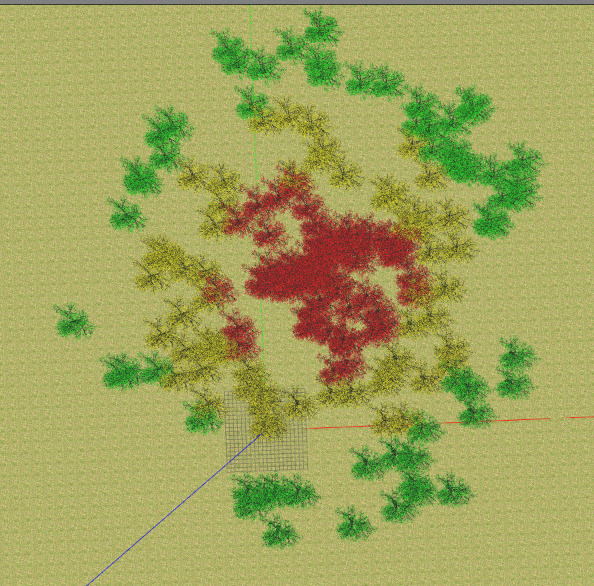
#> input picture python/aux/jupyternb/scene_01.jpeg, 594 x 586 px
$ jupyter execute --allow-errors fire_combat_view.ipynb   (shell and % lines are left out)
#> lines starting #> are read from the running program, lines starting #| are printed output that depends on the picture; after the words box and inside, x2 and y2 are one past the last pixel; in counts of white or black regions, pixels touching at a corner belong together
[cell 1]
import matplotlib.pyplot as plt
import matplotlib.image as mpimg
from mpl_toolkits.mplot3d import Axes3D
import matplotlib.animation as animation
import numpy as np
import pandas as pd
import cv2

[cell 2]
id = 1

#df = pd.read_csv(f'./travel_points_{id}.csv')
#> (the rest of this cell did not finish here and is left out)

[cell 3]
fig = plt.figure(figsize=(8,6))
ax = fig.add_subplot(111, projection='3d')

colors = ['red', 'sandybrown', 'grey', 'gold', 'lawngreen', 'turquoise', 'steelblue', 'darkviolet', 'hotpink']
#> (the rest of this cell did not finish here and is left out)

[cell 4]
def update_scatter(num, data, scatters):
    for i, scatter in enumerate(scatters):
        id = i+1
        scatter._offsets3d = (data[f'uav{id}_x'][num:num+1], data[f'uav{id}_y'][num:num+1], data[f'uav{id}_z'][num:num+1])
    return scatters

fig = plt.figure(figsize=(8,6))
ax = fig.add_subplot(111, projection='3d')

colors = ['red', 'sandybrown', 'grey', 'gold', 'lawngreen', 'turquoise', 'steelblue', 'darkviolet', 'hotpink']
#> (the rest of this cell did not finish here and is left out)

[cell 5]
#BGR -> RGB
def to_rgb(cv_img):
    rgb_img = cv2.cvtColor(cv_img, cv2.COLOR_BGR2RGB)
    return rgb_img

def img_show(img, title = None):

    plt.figure(figsize=(8,6))
    if title is not None:
        plt.title(title)

    plt.imshow(to_rgb(img))

[cell 6]
img_cv = cv2.imread('./scene_01.jpeg')
#> img_cv is the input picture: shape (586, 594, 3); mean B, G, R 91.5, 163.4, 160.6

kernel = np.ones((5,5), dtype = np.float32)

img_blur = cv2.GaussianBlur(img_cv, (3,3), 0)

img_show(img_cv, "Original image")
#img_show(img_blur, "Blur image")

[cell 7]
red_mask = cv2.inRange(img_blur, (0, 0, 80), (255, 80, 255))
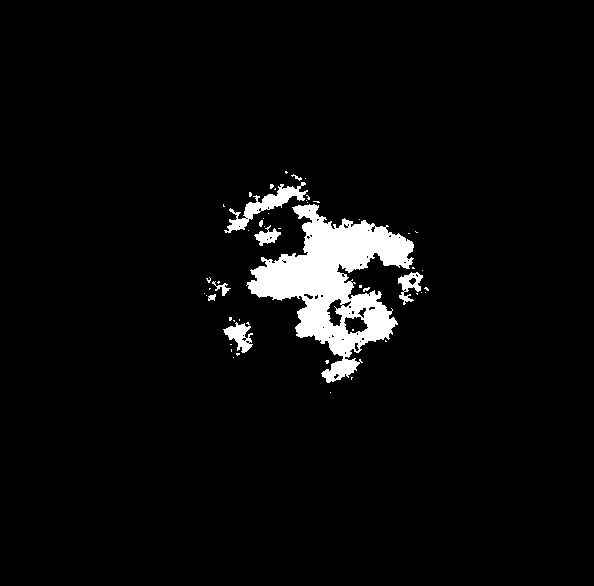
#> red_mask: shape (586, 594); 4.2% white; 53 white regions (43 under 20 px), largest, box (x1, y1, x2, y2) and area: (246, 204, 414, 383) 12136, (224, 182, 308, 233) 1073, (223, 322, 253, 353) 459
result_red = cv2.bitwise_and(img_cv, img_cv, mask=red_mask)
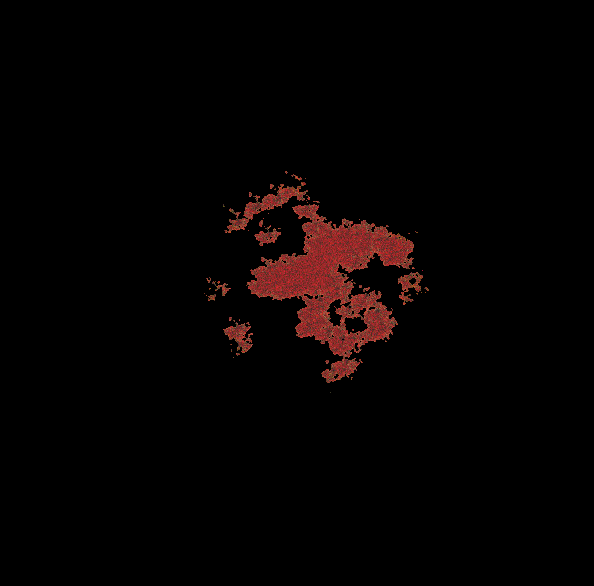
#> result_red: shape (586, 594, 3); mean B, G, R 1.9, 2.2, 6

img_show(result_red, title="Red mask")
img_show(red_mask, title="Threshold")
#> in to_rgb (call 3), `rgb_img = cv2.cvtColor(cv_img, cv2.COLOR_BGR2RGB)`: rgb_img: shape (586, 594, 3); 4.2% white; 53 white regions (43 under 20 px)

[cell 8]
contours, _ = cv2.findContours(red_mask, cv2.RETR_TREE, cv2.CHAIN_APPROX_NONE)
#> contours = 108 contours, 92 with area under 20; largest, box (x1, y1, x2, y2) and area: (246, 204, 414, 383) 12356, (224, 182, 308, 233) 922, (223, 322, 253, 353) 409, (398, 272, 423, 305) 341, (343, 316, 369, 335) 310
img_temp = np.copy(result_red)
# cv2.drawContours(red_mask, contours)

big_contour = list()
x_centers = list()
y_centers = list()
total_area = 0

for contour in contours:
    area = cv2.contourArea(contour)
    total_area += area
    if area > 1000 :
        big_contour.append(contour)

        cv2.drawContours(img_temp, contour, -1, (255,0,0), 1)
        M = cv2.moments(contour)
            #Centroid
        cx = int(M["m10"]/M["m00"])
        cy = int(M["m01"]/M["m00"])

        x_centers.append(cx)
        y_centers.append(cy)

        #Criando um ponto para representar o centroid
        cv2.circle(img_temp, (cx,cy), 1, (255, 255, 255), -1)
#> this loop made 108 passes
#> (area, total_area, cx, cy) on pass 50: (12356.5, 13561, 334, 284)
#> (area, total_area) on passes 10, 18, 29, 31, 33, 43: (409, 423), (26.5, 478.5), (59, 563.5), (341, 909), (39.5, 954), (218.5, 1183)
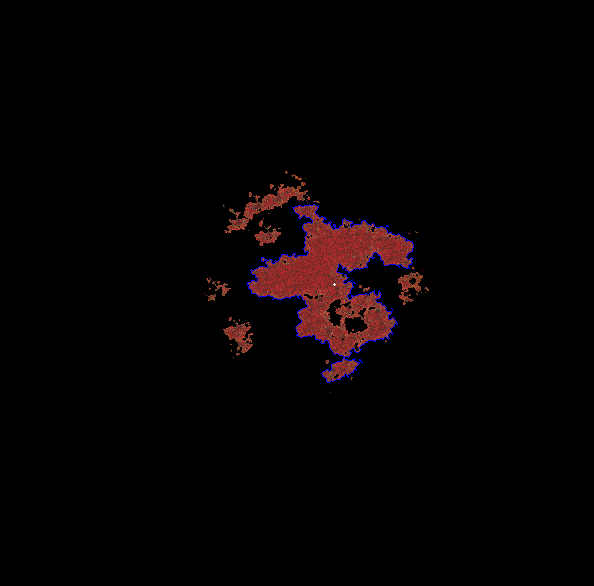
#> img_temp: shape (586, 594, 3); 0.3% of pixels changed, all inside (x1, y1, x2, y2) = (246, 204, 414, 383)
#> after the loop, big_contour = 1 contour; box (x1, y1, x2, y2) and area: (246, 204, 414, 383) 12356; total_area = 15501.5; x_centers = [334]; y_centers = [284]

        # [6 lines of commented-out code are left out]


img_show(img_temp, "w/ contours")
print(total_area)
#| 15501.5

[cell 9]
x_reds, y_reds = np.nonzero(red_mask)[1], np.nonzero(red_mask)[0]
#> x_reds = 14689 values, max 428 at index 9031, min 204 at index 9393, mean 324.7; y_reds = 14689 values from 171 to 392

img_temp = np.copy(result_red)

xmin, xmax = min(x_reds), max(x_reds)
#> xmin = 204; xmax = 428
ymin, ymax = min(y_reds), max(y_reds)
#> ymin = 171; ymax = 392

x_center = int(0.5*(xmin + xmax))
#> x_center = 316
y_center = int(0.5*(ymin + ymax))
#> y_center = 281

box = cv2.rectangle(img_temp, (xmin, ymin), (xmax,ymax), (255,0,0),1)


#Vertices
cv2.circle(img_temp, (xmin,ymin), 2, (255, 255, 0), -1)
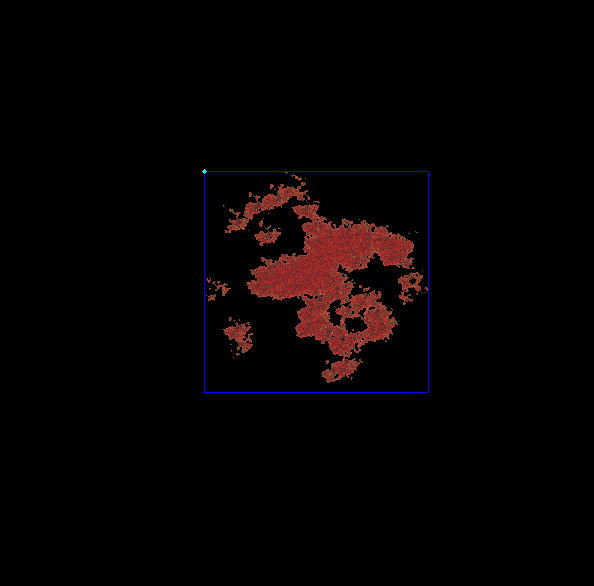
#> img_temp: shape (586, 594, 3); mean B, G, R 2.6, 2.2, 6
cv2.circle(img_temp, (xmax,ymax), 2, (255, 255, 0), -1)
#> img_temp: shape (586, 594, 3); under 0.01% of pixels changed, all inside (x1, y1, x2, y2) = (426, 390, 431, 395)
cv2.circle(img_temp, (xmax,ymin), 2, (255, 255, 0), -1)
#> img_temp: shape (586, 594, 3); mean B, G, R 2.6, 2.3, 6
cv2.circle(img_temp, (xmin,ymax), 2, (255, 255, 0), -1)
#> img_temp: shape (586, 594, 3); mean B, G, R 2.6, 2.3, 6
#Centro
cv2.circle(img_temp, (x_center,y_center), 3, (0, 255, 255), -1)
#> img_temp: shape (586, 594, 3); mean B, G, R 2.6, 2.3, 6

#TODO: Utilizar essa funcao para mudar a escala da trajetoria
scale = 1.1
xmin_scaled = int(scale*(xmin - x_center) + x_center)
#> xmin_scaled = 192
xmax_scaled = int(scale*(xmax - x_center) + x_center)
#> xmax_scaled = 439
ymin_scaled = int(scale*(ymin - y_center) + y_center)
#> ymin_scaled = 160
ymax_scaled = int(scale*(ymax - y_center) + y_center)
#> ymax_scaled = 403

cv2.circle(img_temp, (xmin_scaled, ymin_scaled), 2, (255, 255, 0), -1)
#> img_temp: shape (586, 594, 3); mean B, G, R 2.6, 2.3, 6
cv2.circle(img_temp, (xmax_scaled,ymax_scaled), 2, (255, 255, 0), -1)
#> img_temp: shape (586, 594, 3); mean B, G, R 2.6, 2.3, 6
cv2.circle(img_temp, (xmax_scaled,ymin_scaled), 2, (255, 255, 0), -1)
#> img_temp: shape (586, 594, 3); mean B, G, R 2.6, 2.3, 6
cv2.circle(img_temp, (xmin_scaled,ymax_scaled), 2, (255, 255, 0), -1)
#> img_temp: shape (586, 594, 3); mean B, G, R 2.6, 2.3, 6

#scale factor de 1.05
raio = int(1.05 * 0.5*max((xmax-xmin), (ymax-ymin)))
#> raio = 117

circ = cv2.circle(img_temp, (x_center, y_center), raio, (0,255,255), 1)
img_show(img_temp, title = "Regiao que contém o fogo")

[cell 10]
height = red_mask.shape[0]
#> height = 586
width = red_mask.shape[1]
#> width = 594

cx = int(0.5*width)
#> cx = 297
cy = int(0.5*height)
#> cy = 293

def real_position(  x, y,
                    fx, fy,
                    cx: int, cy:int,
                    L = 20):

    # Z = L * fx/dpix
#> called with x = 428, y = 392, fx = 277, fy = 277, cx = 316, cy = 281, L = 20
    Z = 100 #altura em metros
    X = Z * (x - cx)/fx
#> X = 40.43
    Y = Z * (y - cy)/fy
#> Y = 40.07
    return X, Y

[cell 11]
#(xmin, ymin)
xmin_real, ymin_real = real_position(   x = xmax, y = ymax,
                                        fx = 277, fy = 277,
                                        cx = x_center, cy = y_center)
#> xmin_real = 40.43; ymin_real = 40.07

x_real, y_real = real_position(   x = x_reds, y = y_reds,
                                        fx = -670, fy = -670,
                                        cx = x_center, cy = y_center)
#> x_real = 14689 values, max 16.72 at index 9393, min -16.72 at index 9031, mean -1.3; y_real = 14689 values, max 16.42 at index 0, min -16.57 at index 14688, mean 0.538

[cell 12]
big_contour[0]
x_contour = []
y_contour = []

for pt in big_contour[0]:

    x_contour.append(pt[0][0])
    y_contour.append(pt[0][1])
#> this loop made 1061 passes
#> pt on passes 1 to 3: [[309, 204]], [[308, 205]], [[307, 205]]
#> after the loop, x_contour = 1061 values, max 413 at index 864, min 246 at index 208, mean 336.2; y_contour = 1061 values, max 382 at index 430, min 204 at index 0, mean 284.9

[cell 13]
plt.figure(figsize = (8,8))

plt.gca().invert_yaxis()
plt.scatter(x_real, y_real, label='Detected area in real world frame', s = 3, color='crimson')
plt.xlabel('x [m]')
plt.ylabel('y [m]')
plt.grid()
plt.legend()
plt.plot()
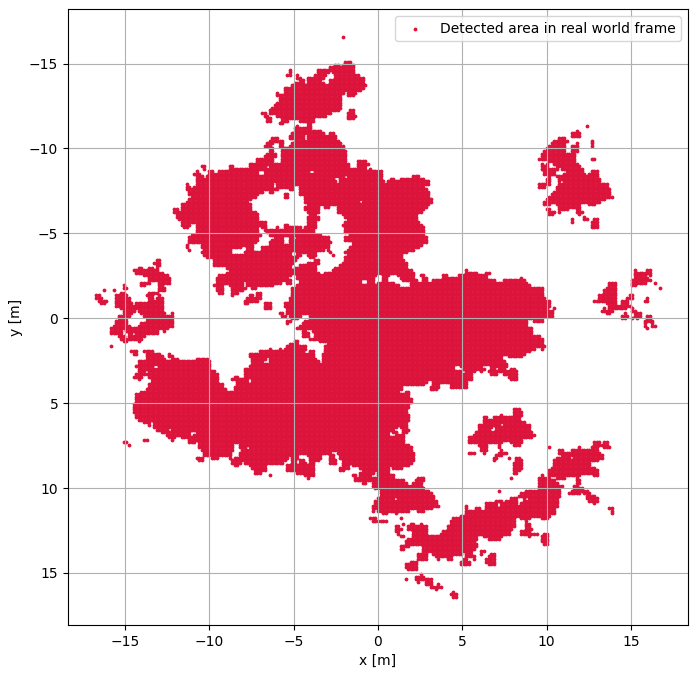
#> figure drawn by matplotlib, 1 panel
